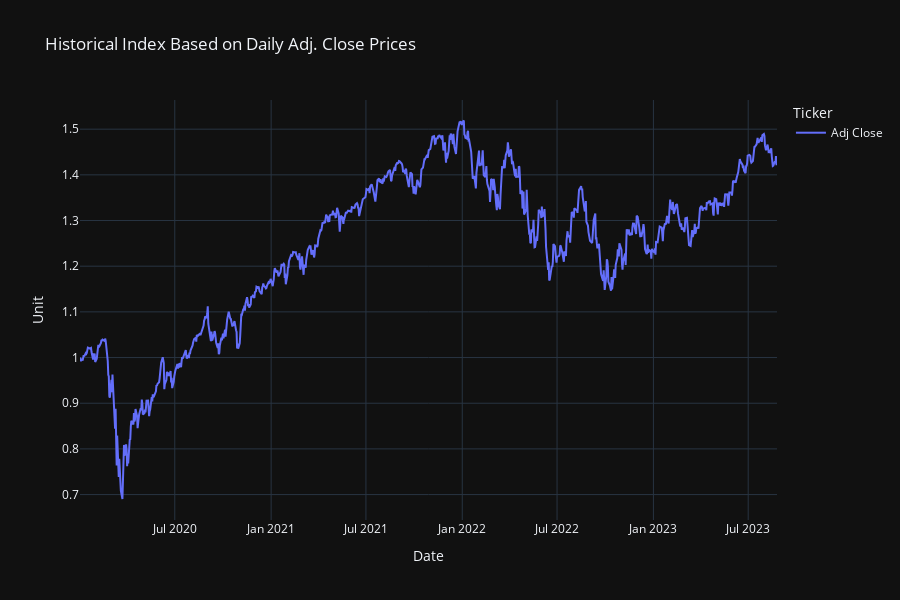

Notebook code for this chart:
### Code cell
# Plot index
px.line(
    data_frame = index_df,
    title = 'Historical Index Based on Daily Adj. Close Prices',
    height = 600,
    labels = {'variable': 'Ticker', 'value': 'Unit'}
)

### Figure 1 — Plotly figure (JSON) as saved in the notebook; plotly's stock layout.template omitted (floating-point values rounded to 4 significant figures; data arrays with more than 128 entries replaced by an {"elided": "..."} marker saying what was removed)
{"data": [{"hovertemplate": "Ticker=Adj Close<br>Date=%{x}<br>Unit=%{y}<extra></extra>", "legendgroup": "Adj Close", "line": {"color": "#636efa", "dash": "solid"}, "marker": {"symbol": "circle"}, "mode": "lines", "name": "Adj Close", "orientation": "v", "showlegend": true, "type": "scatter", "x": {"elided": "919 str values"}, "xaxis": "x", "y": {"elided": "919 float values"}, "yaxis": "y"}], "layout": {"height": 600, "legend": {"title": {"text": "Ticker"}, "tracegroupgap": 0}, "title": {"text": "Historical Index Based on Daily Adj. Close Prices"}, "xaxis": {"anchor": "y", "domain": [0, 1], "title": {"text": "Date"}}, "yaxis": {"anchor": "x", "domain": [0, 1], "title": {"text": "Unit"}}}}
